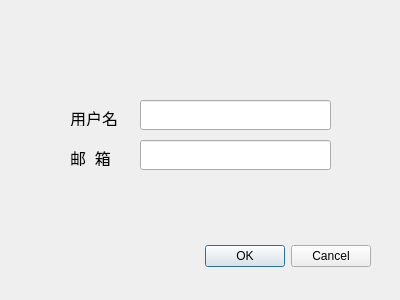
<?xml version="1.0" encoding="UTF-8"?>
<ui version="4.0">
 <class>Login</class>
 <widget class="QDialog" name="Login">
  <property name="geometry">
   <rect>
    <x>0</x>
    <y>0</y>
    <width>400</width>
    <height>300</height>
   </rect>
  </property>
  <property name="windowTitle">
   <string>Dialog</string>
  </property>
  <widget class="QDialogButtonBox" name="buttonBox">
   <property name="geometry">
    <rect>
     <x>30</x>
     <y>240</y>
     <width>341</width>
     <height>32</height>
    </rect>
   </property>
   <property name="orientation">
    <enum>Qt::Horizontal</enum>
   </property>
   <property name="standardButtons">
    <set>QDialogButtonBox::Cancel|QDialogButtonBox::Ok</set>
   </property>
  </widget>
  <widget class="QLabel" name="label">
   <property name="geometry">
    <rect>
     <x>70</x>
     <y>110</y>
     <width>48</width>
     <height>16</height>
    </rect>
   </property>
   <property name="font">
    <font>
     <pointsize>12</pointsize>
    </font>
   </property>
   <property name="text">
    <string>用户名</string>
   </property>
  </widget>
  <widget class="QLabel" name="label_2">
   <property name="geometry">
    <rect>
     <x>70</x>
     <y>150</y>
     <width>48</width>
     <height>16</height>
    </rect>
   </property>
   <property name="font">
    <font>
     <pointsize>12</pointsize>
    </font>
   </property>
   <property name="text">
    <string>邮  箱</string>
   </property>
  </widget>
  <widget class="QLineEdit" name="namelineEdit">
   <property name="geometry">
    <rect>
     <x>140</x>
     <y>100</y>
     <width>191</width>
     <height>30</height>
    </rect>
   </property>
  </widget>
  <widget class="QLineEdit" name="emaillineEdit">
   <property name="geometry">
    <rect>
     <x>140</x>
     <y>140</y>
     <width>191</width>
     <height>30</height>
    </rect>
   </property>
  </widget>
  <widget class="QLabel" name="msglabel">
   <property name="geometry">
    <rect>
     <x>70</x>
     <y>60</y>
     <width>221</width>
     <height>16</height>
    </rect>
   </property>
   <property name="text">
    <string/>
   </property>
  </widget>
 </widget>
 <resources/>
 <connections>
  <connection>
   <sender>buttonBox</sender>
   <signal>accepted()</signal>
   <receiver>Login</receiver>
   <slot>accept()</slot>
   <hints>
    <hint type="sourcelabel">
     <x>248</x>
     <y>254</y>
    </hint>
    <hint type="destinationlabel">
     <x>157</x>
     <y>274</y>
    </hint>
   </hints>
  </connection>
  <connection>
   <sender>buttonBox</sender>
   <signal>rejected()</signal>
   <receiver>Login</receiver>
   <slot>reject()</slot>
   <hints>
    <hint type="sourcelabel">
     <x>316</x>
     <y>260</y>
    </hint>
    <hint type="destinationlabel">
     <x>286</x>
     <y>274</y>
    </hint>
   </hints>
  </connection>
 </connections>
</ui>
